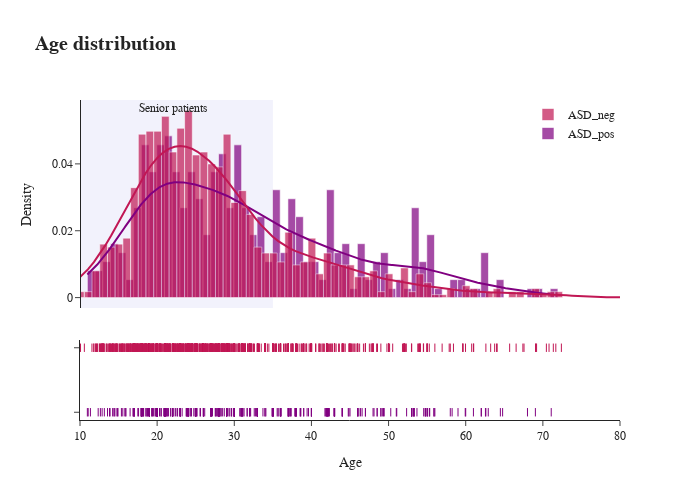

The notebook cell this image was saved under:
### Markdown cell above
- Age

### Code cell
import plotly.figure_factory as ff

group_labels = ['ASD_pos', 'ASD_neg']
ASD_pos = ASD_pos.dropna(subset=['age'])
ASD_neg = ASD_neg.dropna(subset=['age'])
fig = ff.create_distplot([ASD_pos['age'], ASD_neg['age']],
                         group_labels, 
                         show_hist=True, 
                         show_rug=True,
                         colors=['purple', '#c11754']
                        )

fig.update_layout(
    title='<b>Age distribution<b>',
    xaxis_title='Age',
    yaxis_title='Density',
    titlefont={'size': 20},
    font_family='San Serif',
    width=700,
    height=500,
    template="simple_white",
    showlegend=True,
    legend=dict(
        orientation="v",
        y=1, 
        yanchor="top", 
        x=1.0, 
        xanchor="right"
    ),
    xaxis=dict(range=[10, 80])
)

fig.add_vrect(
    x0=9, x1=35,
    annotation_text="Senior patients", annotation_position="top",
    fillcolor="lavender", opacity=0.5,
    layer="below", line_width=0,
)

fig.show()

### Figure 1 — Plotly figure (JSON) as saved in the notebook; plotly's stock layout.template omitted (floating-point values rounded to 4 significant figures; data arrays with more than 128 entries replaced by an {"elided": "..."} marker saying what was removed)
{"data": [{"autobinx": false, "histnorm": "probability density", "legendgroup": "ASD_pos", "marker": {"color": "purple"}, "name": "ASD_pos", "opacity": 0.7, "type": "histogram", "x": {"elided": "372 float values"}, "xaxis": "x", "xbins": {"end": 71.08, "size": 1, "start": 10.95}, "yaxis": "y"}, {"autobinx": false, "histnorm": "probability density", "legendgroup": "ASD_neg", "marker": {"color": "#c11754"}, "name": "ASD_neg", "opacity": 0.7, "type": "histogram", "x": {"elided": "1125 float values"}, "xaxis": "x", "xbins": {"end": 383, "size": 1, "start": 9.561}, "yaxis": "y"}, {"legendgroup": "ASD_pos", "marker": {"color": "purple"}, "mode": "lines", "name": "ASD_pos", "showlegend": false, "type": "scatter", "x": {"elided": "500 float values"}, "xaxis": "x", "y": {"elided": "500 float values"}, "yaxis": "y"}, {"legendgroup": "ASD_neg", "marker": {"color": "#c11754"}, "mode": "lines", "name": "ASD_neg", "showlegend": false, "type": "scatter", "x": {"elided": "500 float values"}, "xaxis": "x", "y": {"elided": "500 float values"}, "yaxis": "y"}, {"legendgroup": "ASD_pos", "marker": {"color": "purple", "symbol": "line-ns-open"}, "mode": "markers", "name": "ASD_pos", "showlegend": false, "type": "scatter", "x": {"elided": "372 float values"}, "xaxis": "x", "y": {"elided": "372 str values"}, "yaxis": "y2"}, {"legendgroup": "ASD_neg", "marker": {"color": "#c11754", "symbol": "line-ns-open"}, "mode": "markers", "name": "ASD_neg", "showlegend": false, "type": "scatter", "x": {"elided": "1125 float values"}, "xaxis": "x", "y": {"elided": "1125 str values"}, "yaxis": "y2"}], "layout": {"annotations": [{"showarrow": false, "text": "Senior patients", "x": 22, "xanchor": "center", "xref": "x", "y": 1, "yanchor": "top", "yref": "y domain"}], "barmode": "overlay", "font": {"family": "San Serif"}, "height": 500, "hovermode": "closest", "legend": {"orientation": "v", "traceorder": "reversed", "x": 1, "xanchor": "right", "y": 1, "yanchor": "top"}, "shapes": [{"fillcolor": "lavender", "layer": "below", "line": {"width": 0}, "opacity": 0.5, "type": "rect", "x0": 9, "x1": 35, "xref": "x", "y0": 0, "y1": 1, "yref": "y domain"}], "showlegend": true, "title": {"font": {"size": 20}, "text": "<b>Age distribution<b>"}, "width": 700, "xaxis": {"anchor": "y2", "domain": [0, 1], "range": [10, 80], "title": {"text": "Age"}, "zeroline": false}, "yaxis": {"anchor": "free", "domain": [0.35, 1], "position": 0, "title": {"text": "Density"}}, "yaxis2": {"anchor": "x", "domain": [0, 0.25], "dtick": 1, "showticklabels": false}}}
